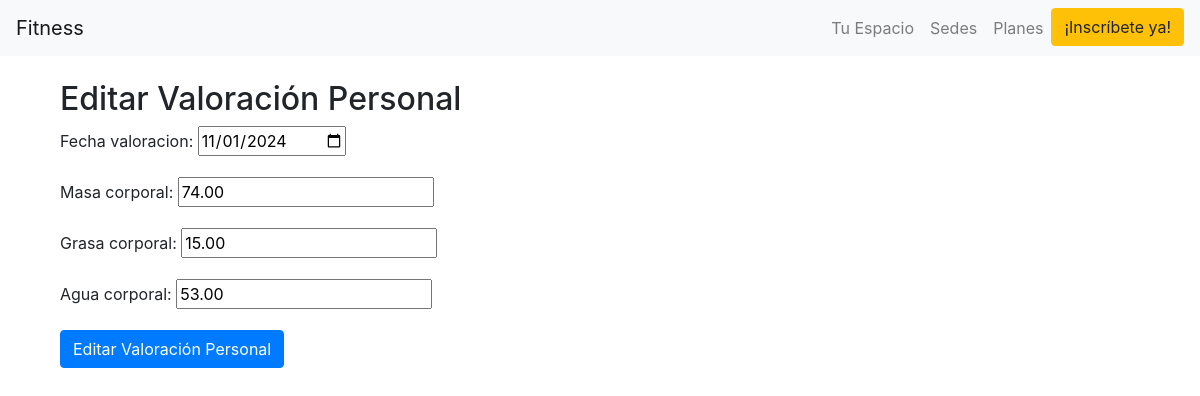
/mycoach/valoraciones/editar/1/ (signed in), run on the app's committed database.
### rutinas/models.py (models this page shows, shortened)
class ValoracionPersonal(models.Model):
    usuario = models.ForeignKey(Usuario, on_delete=models.CASCADE)
    fecha_valoracion = models.DateField()
    masa_corporal = models.DecimalField(max_digits=5, decimal_places=2)
    grasa_corporal = models.DecimalField(max_digits=5, decimal_places=2)
    agua_corporal = models.DecimalField(max_digits=5, decimal_places=2)

### Mycoach/views.py (the view)
# urls.py: path('valoraciones/editar/<int:pk>/', views.editar_valoracion, name='editar_valoracion'),
@login_required
def editar_valoracion(request, pk):
    valoracion = get_object_or_404(ValoracionPersonal, pk=pk, usuario=request.user)
    if request.method == 'POST':
        form = ValoracionPersonalForm(request.POST, instance=valoracion)
        if form.is_valid():
            form.save()
            messages.success(request, 'Valoración personal actualizada exitosamente.')
            return redirect('mycoach:usuarios')  # Redirige a la página de información personal
    else:
        form = ValoracionPersonalForm(instance=valoracion)
    return render(request, 'editar_agregar_valoracion.html', {'form': form, 'titulo': 'Editar Valoración Personal'})

### Mycoach/forms.py
class ValoracionPersonalForm(forms.ModelForm):
    class Meta:
        model = ValoracionPersonal
        fields = ['fecha_valoracion', 'masa_corporal', 'grasa_corporal', 'agua_corporal']
        widgets = {
            'fecha_valoracion': forms.DateInput(attrs={'type': 'date'}),
            'masa_corporal': forms.NumberInput(attrs={'step': '0.01', 'min': '0'}),
            'grasa_corporal': forms.NumberInput(attrs={'step': '0.01', 'min': '0'}),
            'agua_corporal': forms.NumberInput(attrs={'step': '0.01', 'min': '0'}),
        }

### templates/editar_agregar_valoracion.html (shortened to what this page needs)
{% extends 'base.html' %}
{% block content %}
<div class="container mt-4">
    <h2>{{ titulo }}</h2>
    <form method="post">
        {{ form.as_p }}
        <button type="submit" class="btn btn-primary">{{ titulo }}</button>
    </form>
</div>
{% endblock %}

### data on the page
ValoracionPersonal: fecha_valoracion "11/01/2024", masa_corporal "74.00", grasa_corporal "15.00", agua_corporal "53.00"

### other printed values
{{ titulo }} "Editar Valoración Personal"
